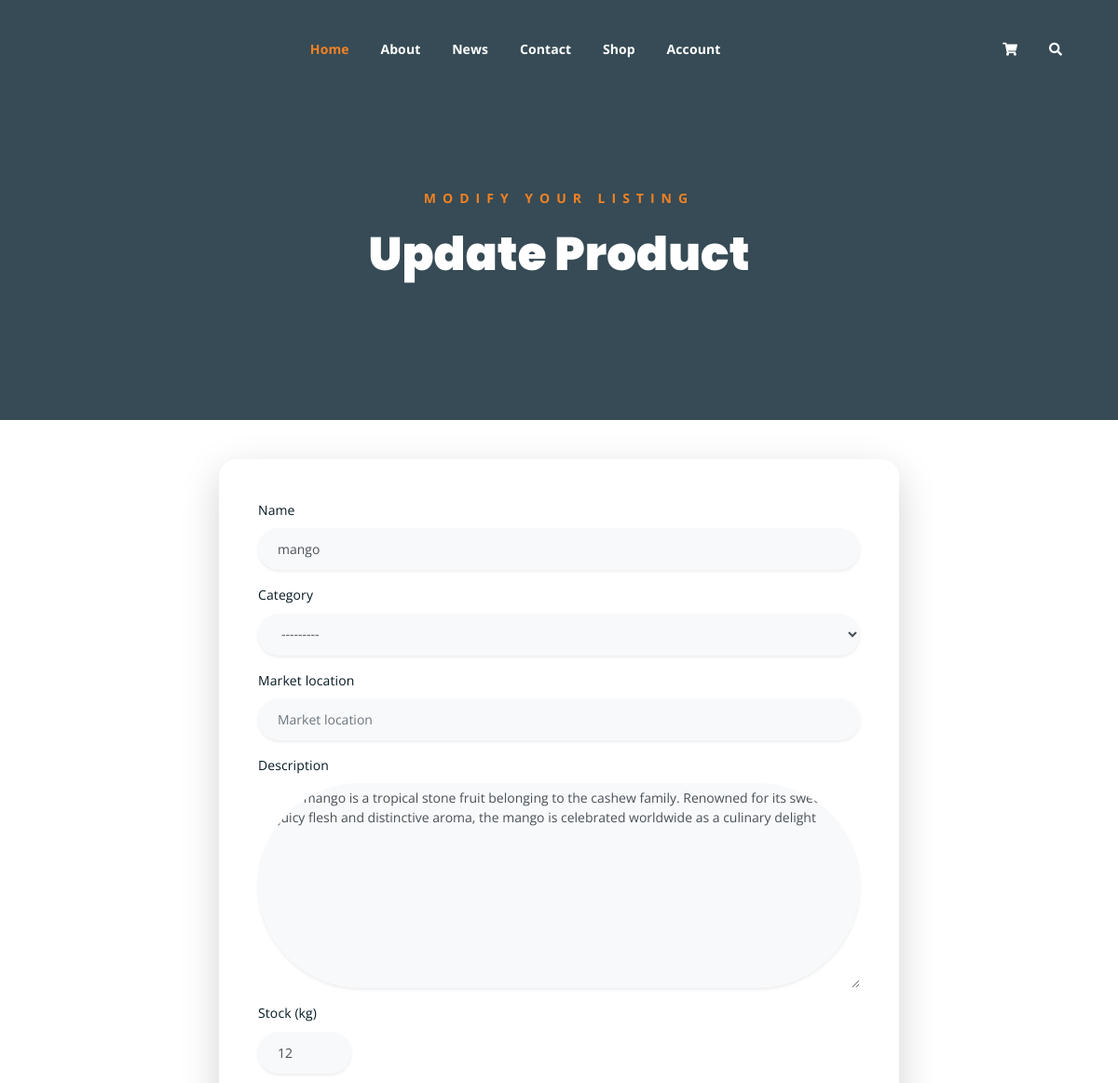
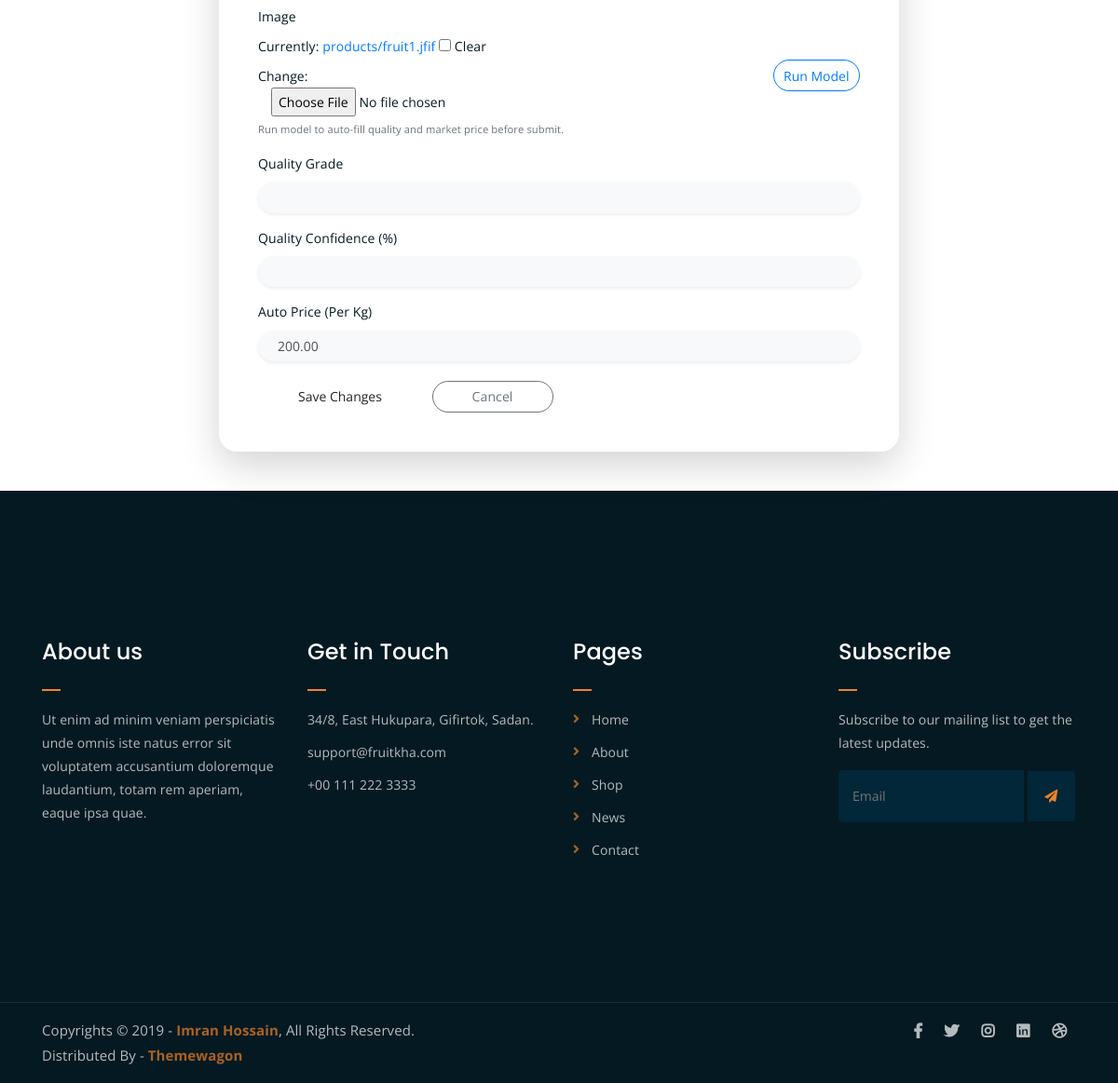
Screenshot of /dashboard/update/8/ (signed in) with the database file from the repository (2 pictures, top to bottom).
### shop/models.py (models this page shows, shortened)
class Product(models.Model):
    QUALITY_PRICE_MULTIPLIERS = {
        'A': Decimal('1.00'),
        'B': Decimal('0.85'),
        'C': Decimal('0.65'),
    }
    farmer = models.ForeignKey(settings.AUTH_USER_MODEL, on_delete=models.CASCADE, related_name='products', null=True, blank=True)
    name = models.CharField(max_length=100)
    category = models.ForeignKey(Category, on_delete=models.SET_NULL, null=True, related_name='products')
    market_location = models.CharField(max_length=120, blank=True, default='')
    price = models.DecimalField(max_digits=10, decimal_places=2)
    description = models.TextField()
    stock = models.IntegerField()
    image = models.ImageField(upload_to='products/', blank=True, null=True)
    quality_grade = models.CharField(max_length=1, choices=[('A', 'Grade A'), ('B', 'Grade B'), ('C', 'Grade C')], null=True, blank=True)
    quality_confidence = models.DecimalField(max_digits=5, decimal_places=2, null=True, blank=True)
    price_source = models.ForeignKey(MarketPrice, on_delete=models.SET_NULL, null=True, blank=True, related_name='priced_products')
    priced_at = models.DateTimeField(null=True, blank=True)
    created_at = models.DateTimeField(auto_now_add=True)

### shop/views.py (the view)
# urls.py: path('dashboard/update/<int:pk>/', views.update_product, name='update_product'),
@login_required
def update_product(request, pk):
    product = get_object_or_404(Product, pk=pk)
    if request.user != product.farmer:
        raise PermissionDenied
    if request.method == 'POST':
        form = ProductForm(request.POST, request.FILES, instance=product)
        if form.is_valid():
            updated_product = form.save(commit=False)
            try:
                updated_product.apply_market_price(strict=True)
            except ValidationError as exc:
                form.add_error(None, str(exc))
            else:
                should_run_quality = (
                    updated_product.is_wheat_commodity and
                    updated_product.image and
                    (
                        'image' in form.changed_data or
                        'category' in form.changed_data or
                        not updated_product.quality_grade
                    )
                )
                if should_run_quality:
                    try:
                        grade, confidence = assess_wheat_quality(updated_product.image)
                    except ValueError:
                        updated_product.quality_grade = None
                        updated_product.quality_confidence = None
                        messages.warning(request, 'Wheat quality assessment failed. Please upload a valid image and try again.')
                    else:
                        updated_product.quality_grade = grade
                        updated_product.quality_confidence = confidence
                        updated_product.apply_quality_grade_price_adjustment()
                        if grade in ALLOWED_QUALITY_GRADES:
                            messages.info(request, f'Wheat quality: Grade {grade} ({confidence}%).')
                elif not updated_product.is_wheat_commodity:
                    updated_product.quality_grade = None
                    updated_product.quality_confidence = None
                updated_product.save(allow_quality_override=should_run_quality)
                messages.success(request, f'Product "{updated_product.name}" updated with latest market price.')
                return redirect('farmer_dashboard')
    else:
        form = ProductForm(instance=product)
    return render(request, 'update_product.html', {'form': form, 'product': product})

### shop/forms.py
class ProductForm(forms.ModelForm):
    class Meta:
        model = Product
        fields = ['name', 'category', 'market_location', 'description', 'stock', 'image']
    def __init__(self, *args, **kwargs):
        super().__init__(*args, **kwargs)
        self.fields['market_location'].required = True
        self.fields['stock'].label = 'Stock (kg)'
        for name, field in self.fields.items():
            if name != 'image':
                field.widget.attrs.update({
                    'class': 'form-control rounded-pill border-0 shadow-sm px-4 bg-light',
                    'placeholder': field.label,
                    'style': 'height: 45px;' if name != 'description' else ''
                })
            else:
                field.widget.attrs.update({'class': 'form-control-file ml-3'})

### shop/models.py (called while the page is built)
    def __str__(self):
        return self.name

### templates/update_product.html (shortened to what this page needs)
{% extends 'base.html' %}
{% block content %}
<div class="breadcrumb-section breadcrumb-bg">
    <div class="container">
        <div class="row">
            <div class="col-lg-8 offset-lg-2 text-center">
                <div class="breadcrumb-text">
                    <p>Modify your listing</p>
                    <h1>Update Product</h1>
                </div>
            </div>
        </div>
    </div>
</div>
<div class="container my-5">
    <div class="row justify-content-center">
        <div class="col-md-8">
            <div class="card border-0 shadow-lg p-5" style="border-radius: 20px; background: rgba(255,255,255,0.9);">
                <form method="post" enctype="multipart/form-data">
                    {% include 'includes/product_form_fields.html' with form=form product=product %}
                    <div class="mt-4">
                        <button type="submit" class="btn boxed-btn rounded-pill px-5">Save Changes</button>
                        <a href="{% url 'farmer_dashboard' %}" class="btn btn-outline-secondary rounded-pill px-5 ml-2">Cancel</a>
                    </div>
                </form>
            </div>
        </div>
    </div>
</div>
{% endblock %}

### templates/includes/product_form_fields.html (shortened to what this page needs)
<div class="form-group">
    <label for="{{ form.name.id_for_label }}">{{ form.name.label }}</label>
    {{ form.name }}
</div>
<div class="form-group">
    <label for="{{ form.category.id_for_label }}">{{ form.category.label }}</label>
    {{ form.category }}
</div>
<div class="form-group">
    <label for="{{ form.market_location.id_for_label }}">{{ form.market_location.label }}</label>
    {{ form.market_location }}
</div>
<div class="form-group">
    <label for="{{ form.description.id_for_label }}">{{ form.description.label }}</label>
    {{ form.description }}
</div>
<div class="form-group">
    <label for="{{ form.stock.id_for_label }}">{{ form.stock.label }}</label>
    {{ form.stock }}
</div>
<div class="form-group">
    <label for="{{ form.image.id_for_label }}">{{ form.image.label }}</label>
    <div class="d-flex align-items-center">
        <div class="flex-grow-1">{{ form.image }}</div>
        <button type="button" class="btn btn-outline-primary rounded-pill ml-2 js-run-model">
            <span class="js-run-model-label">Run Model</span>
        </button>
    </div>
    <small class="form-text text-muted">Run model to auto-fill quality and market price before submit.</small>
</div>
<div class="form-group">
    <label>Quality Grade</label>
    <input
        type="text"
        class="form-control rounded-pill border-0 shadow-sm px-4 bg-light js-quality-grade"
        value="{% if product.quality_grade %}{{ product.quality_grade }}{% endif %}"
        readonly
    >
</div>
<div class="form-group">
    <label>Quality Confidence (%)</label>
    <input
        type="text"
        class="form-control rounded-pill border-0 shadow-sm px-4 bg-light js-quality-confidence"
        value="{% if product.quality_confidence %}{{ product.quality_confidence }}{% endif %}"
        readonly
    >
</div>
<div class="form-group">
    <label>Auto Price (Per Kg)</label>
    <input
        type="text"
        class="form-control rounded-pill border-0 shadow-sm px-4 bg-light js-auto-price"
        value="{% if product.price %}{{ product.price }}{% endif %}"
        readonly
    >
</div>

### statics/assets/css/main.css (style rules this page uses)
html { font-size: 14px; font-weight: 400; line-height: 28px; height: 100%; }
body { font-family: "Open Sans", sans-serif; font-weight: 400; font-size: 1rem; letter-spacing: 0.1px; line-height: 1.8; color: #051922; overflow-x: hidden; }
a { cursor: pointer; text-decoration: none; -webkit-transition: all 0.2s ease-in-out; -o-transition: all 0.2s ease-in-out; transition: all 0.2s ease-in-out; }
h1, .h1, h2, .h2, h3, .h3, h4, .h4, h5, .h5, h6, .h6 { font-family: "Poppins", sans-serif; font-weight: 700; margin: 0 0 1.25rem 0; color: #051922; }
h1:last-child, .h1:last-child, h2:last-child, .h2:last-child, h3:last-child, .h3:last-child, h4:last-child, .h4:last-child, h5:last-child, .h5:last-child, h6:last-child, .h6:last-child { margin: 0; }
h1, .h1 { font-size: 4rem; font-weight: 700; line-height: 4rem; }
p { font-family: "Open Sans", sans-serif; font-weight: 400; font-size: 1rem; letter-spacing: 0.1px; line-height: 1.8; color: #051922; margin: 0 0 1.25rem 0; }
.breadcrumb-bg { background-image: url(../img/breadcrumb-bg.jpg); }
.breadcrumb-text p { color: #F28123; font-weight: 700; text-transform: uppercase; letter-spacing: 7px; }
.breadcrumb-text h1 { font-size: 50px; font-weight: 900; color: #fff; margin: 0; margin-top: 20px; }
.breadcrumb-section { padding: 150px 0; background-size: cover; background-position: center center; position: relative; z-index: 1; background-attachment: fixed; padding-top: 200px; }
.breadcrumb-section:after { position: absolute; left: 0; top: 0; width: 100%; height: 100%; content: ""; background-color: #07212e; z-index: -1; opacity: 0.8; }
button, .btn, a.boxed-btn, a.bordered-btn, a.cart-btn, a.read-more-btn, input[type="submit"], input[type="button"] { -webkit-transition: background-color 0.3s ease, color 0.3s ease, border-color 0.3s ease, -webkit-transform 0.3s ease, -webkit-box-shadow 0.3s ease; transition: background-color 0.3s ease, color 0.3s ease, border-color 0.3s ease, transform 0.3s ease, box-shadow 0.3s ease; }
html, body { height: 100%; }
input[type="number"] { border: 1px solid #ddd; border-radius: 5px; padding: 10px; width: 100px; margin-bottom: 15px; }

### rows the page displays
Product: name "mango", category "---------", description "The mango is a tropical stone fruit belonging to the cashew family. Renowned for its sweet, juicy flesh and distinctive aroma, the mango is celebrated worldwide as a culinary delight", stock "12", price "200.00"
